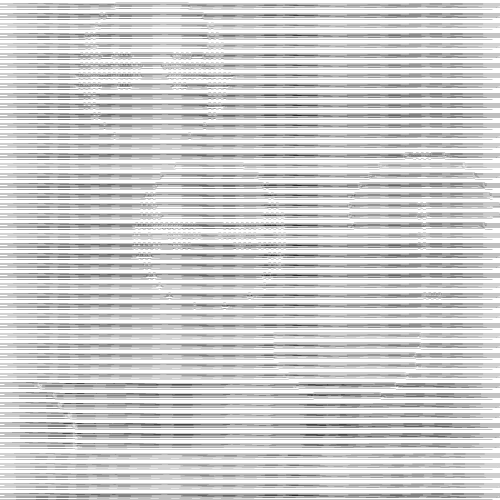
Frame 1 (no input)
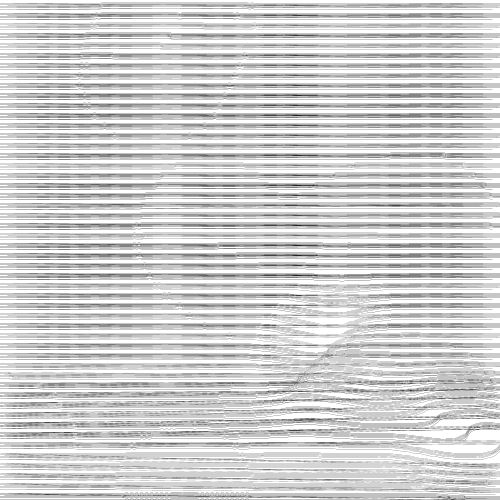
Frame 60 (the mouse pressed at the canvas centre just before this capture)
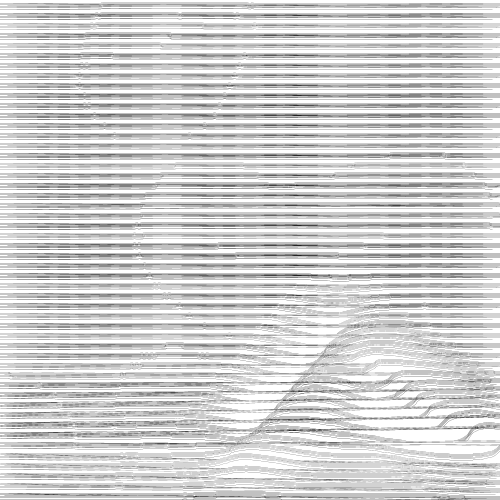
Frame 120 (the mouse held since frame 60 and released just before this capture)

The Processing sketch that drew these frames (run headless with seeded random() and noise(); from frame 60 on, the mouse is pressed at the canvas centre):

// Processing sketch: lines
// ── lines.pde
int nLines = 500;
int nLines2 = 300;
Line[] l;
Particle[] attractors;
int numAttractors = 5;


/*=======================*/
void setup() {
  size(500, 500);
  
  colorMode(HSB); 
  strokeWeight(1.5);
  noFill();
  
  initialize();
}

/*=======================*/
void draw() {
  background(255);
  
  
  // interact lines with attractors
  float radius = 75*cos(frameCount/200.);
  for(int i = 0; i < l.length; i++) {
    l[i].interact(radius, attractors[0].pos.x, attractors[0].pos.y);
    l[i].interact(-radius, attractors[1].pos.x, attractors[1].pos.y);
    l[i].interact(radius, attractors[2].pos.x, attractors[2].pos.y);
    l[i].interact(-radius, attractors[2].pos.x, attractors[2].pos.y);
    l[i].interact(-radius, attractors[3].pos.x, attractors[3].pos.y);
    l[i].interact(radius, attractors[3].pos.x, attractors[3].pos.y);
    l[i].interact(-radius, attractors[4].pos.x, attractors[4].pos.y);
    l[i].interact(radius, attractors[4].pos.x, attractors[4].pos.y);
    l[i].display();  // display lines
  }
  
  // move attractors
  fill(255);
  
  for(int i =0; i<numAttractors; i++){
       attractors[i].update();  
  }
  
}


/*=======================*/
void initialize() {
  // Create Lines
  l = new Line[nLines];
  for(int i = 0; i < l.length; i++) {
    float col = random(0, 100);
    l[i] = new Line(5 + 10*i, col);
  }
  
  // Create Attractors
  attractors = new Particle[numAttractors];
  for (int i = 0; i < attractors.length; i++) {
    attractors[i] = new Particle(random(width), random(height));
    float angle = random(TWO_PI);
    float angle2 = random(TWO_PI);
    angle2 = angle;
    attractors[i].vel.set(cos(angle), sin(angle2), 0);
  }
}


/*=======================*/


//void mousePressed() {
//  initialize();   
//}

void keyPressed(){
  if(key == ' '){
    initialize();
  }
}

/*=======================*/


class Line {
  ArrayList<Particle> p;
  color col;
  int nPoints = 100;
  
  Line(int y, float c) {
    p = new ArrayList<Particle>();
    for (int i = 0; i < nPoints; i++) {
      p.add(new Particle(2+5*i, y));
    }
    
    col = color(c);
  }
  
  /*-------*/
  
  void display() {  // display line
    beginShape();
    stroke(col);
    strokeWeight(.2);
    
    //for(int j = -5; j<5; j+=2){
    //for (int i = 0; i < p.size(); i++) {
    //  curveVertex(p.get(i).pos.x, p.get(i).pos.y + j);
    //}
    //}
    
    strokeWeight(.2);
    for (int i = 0; i < p.size(); i++) {
      curveVertex(p.get(i).pos.x, p.get(i).pos.y);
    }
    
    strokeWeight(.2);
    for (int i = 0; i < p.size(); i++) {
      curveVertex(p.get(i).pos.x, p.get(i).pos.y -1 );
    }
    
    strokeWeight(.2);
    for (int i = 0; i < p.size(); i+=2) {
      curveVertex(p.get(i).pos.x, p.get(i).pos.y + 2);
    }
    
    strokeWeight(.2);
    for (int i = 0; i < p.size(); i++) {
      curveVertex(p.get(i).pos.x, p.get(i).pos.y - 2 );
    }
    
    strokeWeight(.2);
    for (int i = 0; i < p.size(); i+=2) {
      curveVertex(p.get(i).pos.x, p.get(i).pos.y + 1);
    }
    
    //strokeWeight(.2);
    //for (int i = 0; i < p.size(); i++) {
    //  curveVertex(p.get(i).pos.x, p.get(i).pos.y + 3);
    //}
    
    strokeWeight(.2);
    for (int i = 0; i < p.size(); i++) {
      curveVertex(p.get(i).pos.x, p.get(i).pos.y + 4);
    }
    
    endShape();
  }
  
  /*-------*/
  
  void interact(float radius, float mx, float my) {  // interact line with attractor
    for (int i = 0; i < p.size(); i++) {
      p.get(i).interact(radius, mx, my);      
    }
    
    //change size of the line when necessary
    for (int i = 0; i < p.size()-1; i++) {
      float d = dist(p.get(i).pos.x, p.get(i).pos.y, p.get(i+1).pos.x, p.get(i+1).pos.y);
      if (d > 5) {  // add a new point when two neighbor points are too far apart
        float x = (p.get(i).pos.x + p.get(i+1).pos.x) / 2;
        float y = (p.get(i).pos.y + p.get(i+1).pos.y) / 2;
        p.add(i+1, new Particle(x, y));
      } else if (d < 1) {  // remove a point when 2 neighbor points are too close
        p.remove(i);
      }
    }   
  }
}


/*=======================*/


class Particle {
  PVector pos, vel, acc;
  
  Particle(float x, float y) {
    pos = new PVector(x, y, 0);
    vel = new PVector(0, 0, 0);
    acc = new PVector(0, 0, 0);
  }
  
  /*-------*/
  void interact(float r0, float x, float y) {  // interact points with attractors
    float sign = r0/abs(r0);
    r0 = abs(r0);
    
    float r = dist(pos.x, pos.y, x, y);
    float angle = atan2(pos.y-y, pos.x-x);
    
    if (r <= r0) {
      float radius = 0.5*sign*(r0-r)/r0;
      vel.set(radius*cos(angle), radius*sin(angle));
    } else {
      vel.set(0, 0);
    }
    
    pos.add(vel);
  }
  
  /*-------*/ 
  void update() {  // move attractors
    //change direction sometimes
    if (random(1) > 0.4) {
      float angle = random(-PI, PI);
      acc.set(cos(angle), sin(angle), 0);
      
      float mod = PVector.angleBetween(acc, vel);
      mod = map(mod, 0, PI, 0.1, 0.001);
      acc.mult(mod); 
    }
    
    // update
    vel.add(acc);
    vel.limit(1.5); 
    pos.add(vel);
    
    // check edges
    pos.x = (pos.x + width)%width;
    pos.y = (pos.y + height)%height;
    for(int i =50; i>0; i-=3){
     // fill(0 + i, 0 + i, 0 + i, 50);
     // stroke(0, 0, 0);
     // ellipse(pos.x, pos.y, i*2, i);
      //noFill();
    }
  }
}
